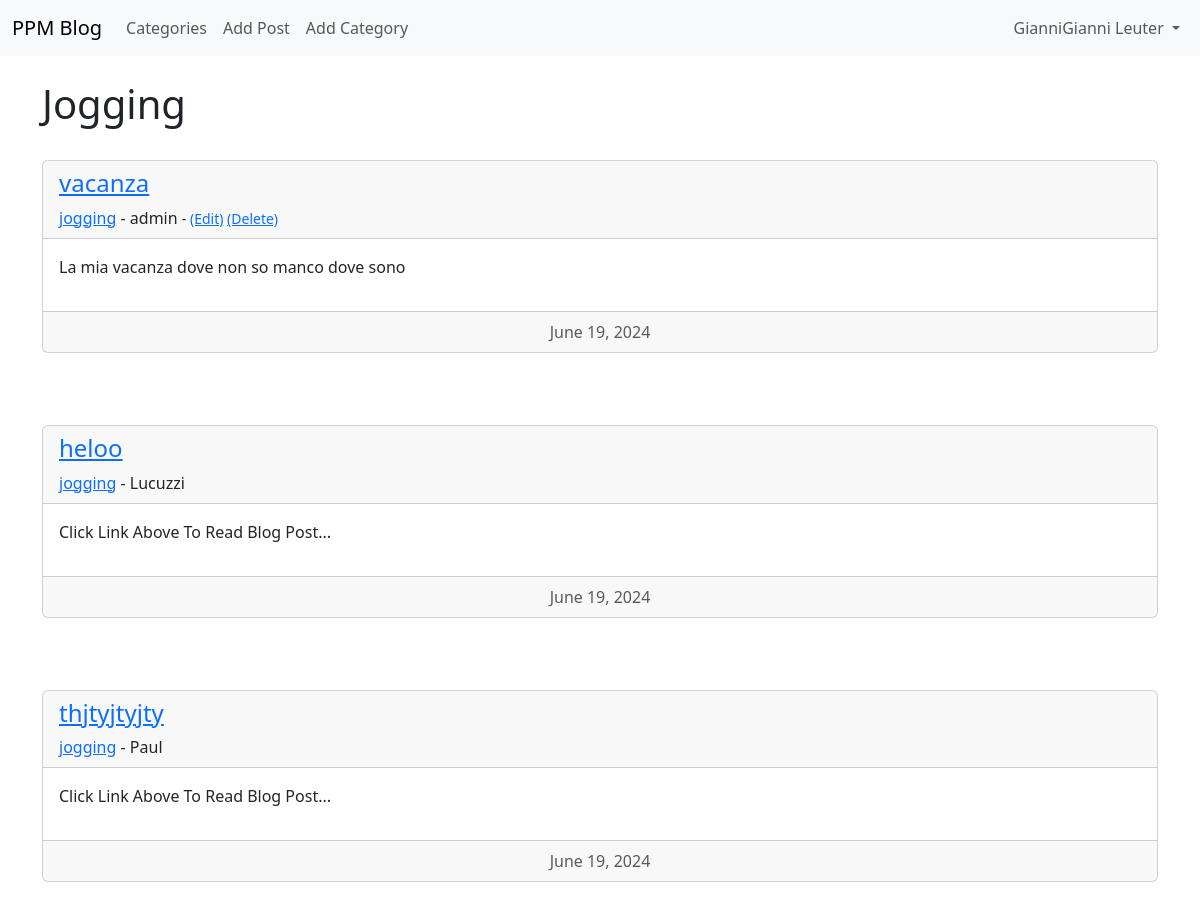
Page /category/jogging/ (signed in) on the committed database.
### theblog/models.py (models this page shows, shortened)
class Post(models.Model):
    title = models.CharField(max_length=255)
    header_image = models.ImageField(null=True, blank=True, upload_to="images/")
    title_tag = models.CharField(max_length=255)
    author = models.ForeignKey(User, on_delete=models.CASCADE)
    body = RichTextField(blank=True, null=True)
    post_date = models.DateField(auto_now_add=True)
    category = models.CharField(max_length=255, default='uncategory')
    snippet = models.CharField(max_length=255, default='Click Link Above To Read Blog Post...')
    likes = models.ManyToManyField(User, related_name='blog_posts')
    unlikes = models.ManyToManyField(User, related_name='blog_posts_u')

### theblog/views.py (the view)
# urls.py: path('category/<str:categorys>/', CategoryView, name='category'),
def CategoryView(request, categorys):
    category_posts = Post.objects.filter(category=categorys.replace('-', ' '))
    return render(request, 'category.html',
                  {'categorys': categorys.title().replace('-', ' '), 'category_posts': category_posts})

### theblog/templates/category.html
{% extends 'base.html' %}
{% block content %}
    {% if category_posts %}
    <h1>{{ categorys }}</h1>
    <br/>
    {% for post in category_posts %}
        <li style="list-style-type: none">
            <div class="card">
              <div class="card-header">
                  <h4><a href="{% url 'article-detail' post.pk %}">{{ post.title }}</a></h4>
                  <a href="{% url 'category' post.category|slugify %}">{{ post.category }}</a>
                - {{ post.author.username }}
                {% if user.is_authenticated %}
                    {% if user.id == post.author.id %}
                        <small>
                        - <a href="{% url 'update_post' post.pk %}">(Edit)</a>
                        <a href="{% url 'delete_post' post.pk %}">(Delete)</a>
                        </small>
                    {% endif %}
                {% endif %}
              </div>
              <div class="card-body">
                <p>{{ post.snippet|slice:":500"| safe }}</p>
              </div>
              <div class="card-footer text-body-secondary text-center">
                {{ post.post_date }}
              </div>
            </div>
            <br/><br/><br/>
        </li>
    {% endfor %}
    {% else %}
        <h2>Sorry this page does not exist.</h2>
    {% endif %}
{% endblock %}

### theblog/templates/base.html (shortened to what this page needs)
<!doctype html>
<html lang="en">
  <head>
    <link href="https://cdn.jsdelivr.net/npm/bootstrap@5.3.3/dist/css/bootstrap.min.css" rel="stylesheet">
  </head>
  <body>
      <nav class="navbar navbar-expand-lg bg-body-tertiary">
      <div class="container-fluid">
        <a class="navbar-brand" href="{% url 'home' %}">PPM Blog</a>
        <div class="collapse navbar-collapse" id="navbarSupportedContent">
          <ul class="navbar-nav me-auto mb-2 mb-lg-0">
                <li class="nav-item">
                      <a class="nav-link" href="{% url 'category_list' %}">Categories</a>
                  </li>
              {% if user.is_authenticated %}
                  <li class="nav-item">
                      <a class="nav-link" href="{% url 'add_post' %}">Add Post</a>
                  </li>
                  {% if user.username == 'admin' %}
                  <li class="nav-item">
                      <a class="nav-link" href="{% url 'add_category' %}">Add Category</a>
                  </li>
                  {% endif %}
              {% endif %}
          </ul>
          {% if user.is_authenticated %}
              <ul class="navbar-nav ml.auto">
                <li class="nav-item dropdown">
                      <a class="nav-link dropdown-toggle" href="#" role="button" data-bs-toggle="dropdown" aria-expanded="false">
                          {{ user.first_name }} {{ user.last_name }}
                      </a>
                  </li>
              </ul>
        {% endif %}
        </div>
      </div>
    </nav>
      <br/>
      <div class="container">
        {% block content %}
        {% endblock %}
      </div>
  </body>
</html>

### rows in the picture
Post: title "vacanza", category "jogging", author.username "admin", shows "(Edit)", snippet "La mia vacanza dove non so manco dove sono", post_date "June 19, 2024"
Post: title "heloo", category "jogging", author.username "Lucuzzi", snippet "Click Link Above To Read Blog Post...", post_date "June 19, 2024"
Post: title "thjtyjtyjty", category "jogging", author.username "Paul", snippet "Click Link Above To Read Blog Post...", post_date "June 19, 2024"

### other values in the picture
{{ user.first_name }} "GianniGianni"
{{ user.last_name }} "Leuter"
{{ categorys }} "Jogging"
